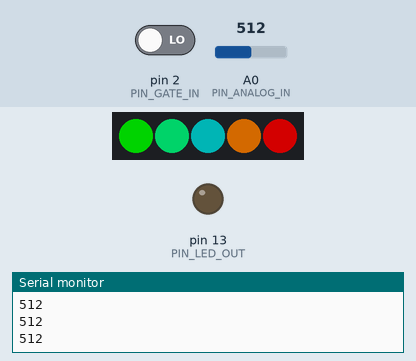
Bench run of a sketch on a simulated Arduino Uno, built with avr-gcc and run on an emulated ATmega328P. Shown: 5 RGB LEDs in strip order, left to right, output pins drawn as LEDs (lit = HIGH), the last lines printed to the serial monitor. The inputs (shaded band) are chosen by the test bench; at power-on: A0 (PIN_ANALOG_IN) = 512, pin 2 (PIN_GATE_IN) LOW. Dim RGB values are drawn brighter than linear.

Above: at 1.2 s.
1.3 s: A0 (PIN_ANALOG_IN) set to 6
At 2.2 s:
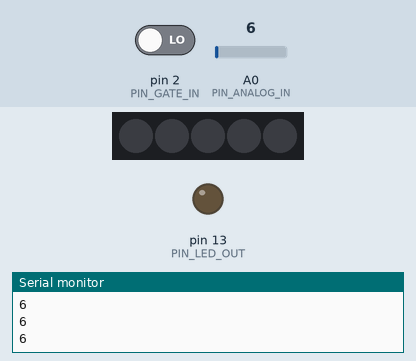
2.8 s: pin 2 (PIN_GATE_IN) driven HIGH
At 3.6 s:
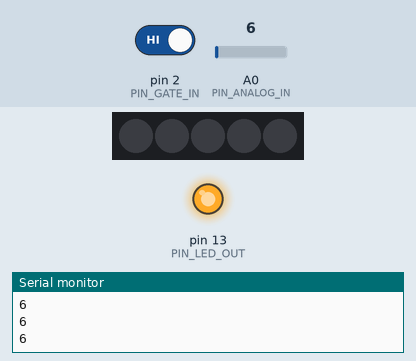
4.3 s: A0 (PIN_ANALOG_IN) set to 22
At 5.2 s:
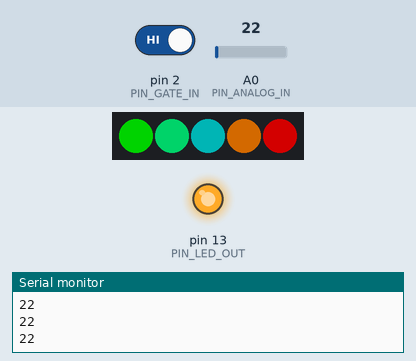
5.8 s: A0 (PIN_ANALOG_IN) set to 0
At 6.4 s:
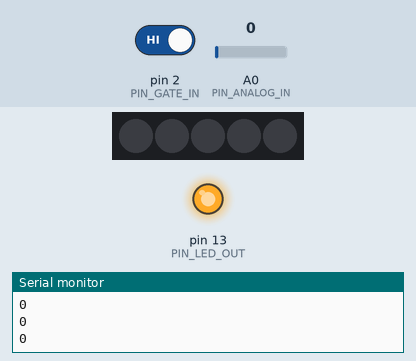
7.3 s: A0 (PIN_ANALOG_IN) set to 18
At 7.8 s:
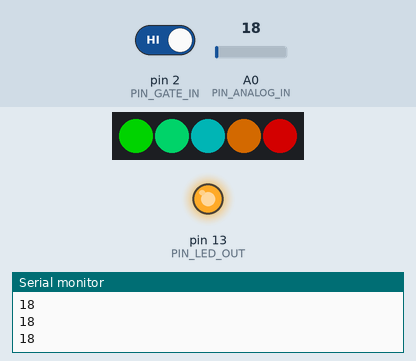
Timing chart, 0 to 9.8 s (numbered marks = the images above; inputs shaded):
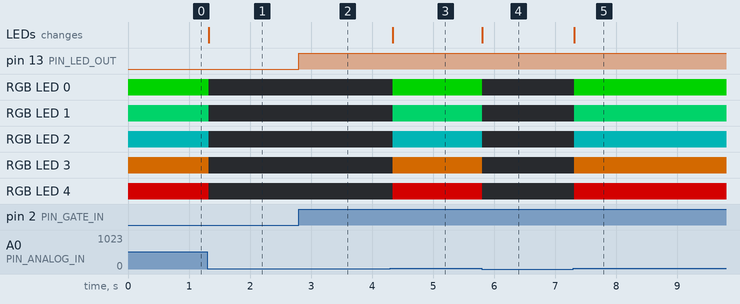

Measured:
- after the input at 1.3 s, RGB LED 0: RGB(0, 127, 0) → off at once; RGB LED 1: RGB(0, 127, 63) → off at once; RGB LED 2: RGB(0, 63, 63) → off at once; RGB LED 3: RGB(127, 63, 0) → off at once; RGB LED 4: RGB(127, 0, 0) → off at once; the LEDs: change at once (image 1)
- after the input at 2.8 s, pin 13 (PIN_LED_OUT): LOW → HIGH at once
- after the input at 4.3 s, RGB LED 0: off → RGB(0, 127, 0) at once; RGB LED 1: off → RGB(0, 127, 63) at once; RGB LED 2: off → RGB(0, 63, 63) at once; RGB LED 3: off → RGB(127, 63, 0) at once; RGB LED 4: off → RGB(127, 0, 0) at once; the LEDs: change at once (image 3)
- after the input at 5.8 s, RGB LED 0: RGB(0, 127, 0) → off at once; RGB LED 1: RGB(0, 127, 63) → off at once; RGB LED 2: RGB(0, 63, 63) → off at once; RGB LED 3: RGB(127, 63, 0) → off at once; RGB LED 4: RGB(127, 0, 0) → off at once; the LEDs: change at once (image 4)
- after the input at 7.3 s, RGB LED 0: off → RGB(0, 127, 0) at once; RGB LED 1: off → RGB(0, 127, 63) at once; RGB LED 2: off → RGB(0, 63, 63) at once; RGB LED 3: off → RGB(127, 63, 0) at once; RGB LED 4: off → RGB(127, 0, 0) at once; the LEDs: change at once (image 5)

The sketch:

Dancing_Lights.ino
```cpp
#include <Adafruit_NeoPixel.h>

/******************************************************************************
 * sound_detector_demo.ino
 * Sound detector sample sketch
 * Byron Jacquot @ SparkFun Electronics
 * February 19, 2014
 * https://github.com/sparkfun/Sound_Detector
 *
 * This sketch demonstrates the use of the Sparkfun Sound Detector board.
 *
 * The Sound Detector is a small board that combines a microphone and some
 * processing circuitry.  It provides not only an audio output, but also a
 * binary indication of the presence of sound and an analog representation
 * of it's amplitude.
 *
 * This sketch demonstrates two different modes of usage for the Sound
 * Detector.  The gate output (a binary indication that is high when sound
 * is present, and low when conditions are quiet) is used to fire a pin-change
 * ISR, which lights an LED when the sound is present.  The envelope output
 * (an analog voltage to rises to indicate the amplitude of the sound) is
 * sampled in the loop(), and it prints an indication of the level to the
 * serial terminal.
 *
 * For more details about the Sound Detector, please check the hookup guide.
 *
 * Connections:
 * The Sound Detector is connected to the Adrduino as follows:
 * (Sound Detector -> Arduino pin)
 * GND → GND
 * VCC → 5V
 * Gate → Pin 2
 * Envelope → A0
 *
 * Resources:
 * Additional library requirements: none
 *
 * Development environment specifics:
 * Using Arduino IDe 1.0.5
 * Tested on Redboard, 3.3v/8MHz and 5v/16MHz ProMini hardware.
 *
 * This code is beerware; if you see me (or any other SparkFun employee) at the
 * local, and you've found our code helpful, please buy us a round!
 *
 * Distributed as-is; no warranty is given.
 ******************************************************************************/

 // Define hardware connections
#define PIN_GATE_IN 2
#define IRQ_GATE_IN  0
#define PIN_LED_OUT 13
#define PIN_ANALOG_IN A0

Adafruit_NeoPixel leds = Adafruit_NeoPixel(5, 6, NEO_GRB + NEO_KHZ800);

// soundISR()
// This function is installed as an interrupt service routine for the pin
// change interrupt.  When digital input 2 changes state, this routine
// is called.
// It queries the state of that pin, and sets the onboard LED to reflect that
// pin's state.
void soundISR()
{
  int pin_val;

  pin_val = digitalRead(PIN_GATE_IN);
  digitalWrite(PIN_LED_OUT, pin_val);
}

void setup()
{
  Serial.begin(9600);

  //  Configure LED pin as output
  pinMode(PIN_LED_OUT, OUTPUT);

  // configure input to interrupt
  pinMode(PIN_GATE_IN, INPUT);
  attachInterrupt(IRQ_GATE_IN, soundISR, CHANGE);

  // Display status
  Serial.println("Initialized");
  leds.begin();  // Start up the LED strip
  leds.setBrightness(127);
  leds.show();   // LEDs don't actually update until you call this function
}

void loop()
{
  int value;

  // Check the envelope input
  value = analogRead(PIN_ANALOG_IN);
  Serial.println(value);

  if(value > 16)
  {
    leds.setPixelColor(4, 255, 0, 0); // Set the first pixel to RED
    leds.setPixelColor(3, 255, 127, 0); // Set the first pixel to RED
    leds.setPixelColor(2, 0, 127, 127); // Set the first pixel to RED
    leds.setPixelColor(1, 0, 255, 127); // Set the first pixel to RED
    leds.setPixelColor(0, 0, 255, 0); // Set the first pixel to RED
    leds.show(); //Display the colors
  } else if (value > 14)
  {
    leds.setPixelColor(3, 255, 127, 0); // Set the first pixel to RED
    leds.setPixelColor(2, 0, 127, 127); // Set the first pixel to RED
    leds.setPixelColor(1, 0, 255, 127); // Set the first pixel to RED
    leds.setPixelColor(0, 0, 255, 0); // Set the first pixel to RED
    leds.show(); //Display the colors
  }else if (value > 12)
  {
    leds.setPixelColor(2, 0, 127, 127); // Set the first pixel to RED
    leds.setPixelColor(1, 0, 255, 127); // Set the first pixel to RED
    leds.setPixelColor(0, 0, 255, 0); // Set the first pixel to RED
    leds.show(); //Display the colors
  }else if (value > 10)
  {
    leds.setPixelColor(1, 0, 255, 127); // Set the first pixel to RED
    leds.setPixelColor(0, 0, 255, 0); // Set the first pixel to RED
    leds.show(); //Display the colors

  }else if (value > 8)
  {
    leds.setPixelColor(0, 0, 255, 0); // Set the first pixel to RED
    leds.show(); //Display the colors
  }else
  {
    for(int x=0; x<5; x++)
  {
    //Set the pixel to YELLOW
    leds.setPixelColor(x, 0, 0, 0);
    leds.show(); //Display the colors
  }
  }
  delay(50);


}
```
